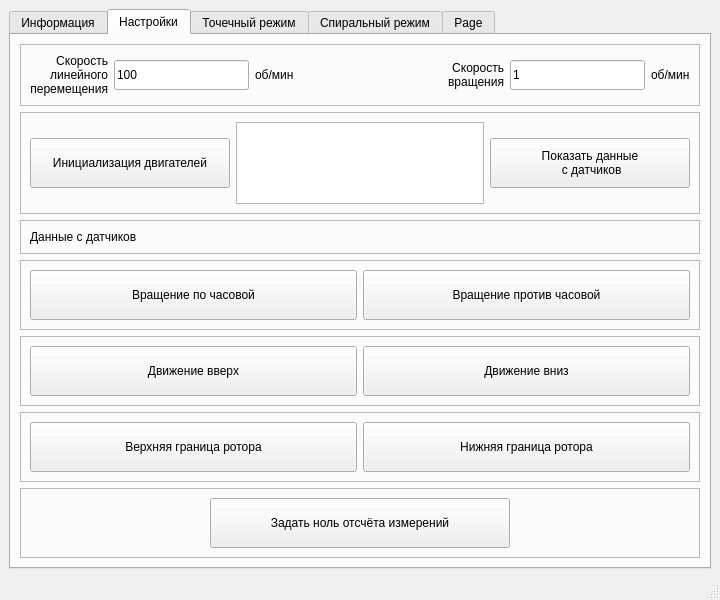
<?xml version="1.0" encoding="UTF-8"?>
<ui version="4.0">
 <class>MainWindow</class>
 <widget class="QMainWindow" name="MainWindow">
  <property name="geometry">
   <rect>
    <x>0</x>
    <y>0</y>
    <width>720</width>
    <height>600</height>
   </rect>
  </property>
  <property name="minimumSize">
   <size>
    <width>630</width>
    <height>600</height>
   </size>
  </property>
  <property name="windowTitle">
   <string>Измерения ротора</string>
  </property>
  <property name="windowIcon">
   <iconset>
    <normaloff>logo.png</normaloff>logo.png</iconset>
  </property>
  <widget class="QWidget" name="centralwidget">
   <property name="minimumSize">
    <size>
     <width>0</width>
     <height>0</height>
    </size>
   </property>
   <layout class="QHBoxLayout" name="horizontalLayout">
    <item>
     <widget class="QTabWidget" name="tabWidget">
      <property name="sizePolicy">
       <sizepolicy hsizetype="Expanding" vsizetype="Expanding">
        <horstretch>0</horstretch>
        <verstretch>5</verstretch>
       </sizepolicy>
      </property>
      <property name="currentIndex">
       <number>1</number>
      </property>
      <widget class="QWidget" name="tab1_info">
       <attribute name="title">
        <string>Информация</string>
       </attribute>
       <layout class="QVBoxLayout" name="verticalLayout">
        <item>
         <widget class="QFrame" name="tab1_frame1">
          <property name="frameShape">
           <enum>QFrame::StyledPanel</enum>
          </property>
          <property name="frameShadow">
           <enum>QFrame::Raised</enum>
          </property>
          <layout class="QHBoxLayout" name="horizontalLayout_2">
           <item>
            <widget class="QLabel" name="tab1_lbl_Date">
             <property name="text">
              <string>Дата</string>
             </property>
            </widget>
           </item>
           <item>
            <widget class="QDateEdit" name="tab1_dateEdit"/>
           </item>
          </layout>
         </widget>
        </item>
        <item>
         <widget class="QFrame" name="tab1_frame2">
          <property name="frameShape">
           <enum>QFrame::StyledPanel</enum>
          </property>
          <property name="frameShadow">
           <enum>QFrame::Raised</enum>
          </property>
          <layout class="QHBoxLayout" name="horizontalLayout_3">
           <item>
            <widget class="QLabel" name="tab1_lbl_Time">
             <property name="text">
              <string>Время</string>
             </property>
            </widget>
           </item>
           <item>
            <widget class="QTimeEdit" name="tab1_timeEdit"/>
           </item>
          </layout>
         </widget>
        </item>
        <item>
         <widget class="QFrame" name="tab1_frame3">
          <property name="frameShape">
           <enum>QFrame::StyledPanel</enum>
          </property>
          <property name="frameShadow">
           <enum>QFrame::Raised</enum>
          </property>
          <layout class="QHBoxLayout" name="horizontalLayout_4">
           <item>
            <widget class="QLabel" name="tab1_lbl_FIO">
             <property name="minimumSize">
              <size>
               <width>100</width>
               <height>0</height>
              </size>
             </property>
             <property name="text">
              <string>ФИО</string>
             </property>
            </widget>
           </item>
           <item>
            <widget class="QLineEdit" name="tab1_lEd_FIO"/>
           </item>
          </layout>
         </widget>
        </item>
        <item>
         <widget class="QFrame" name="tab1_frame4">
          <property name="frameShape">
           <enum>QFrame::StyledPanel</enum>
          </property>
          <property name="frameShadow">
           <enum>QFrame::Raised</enum>
          </property>
          <layout class="QHBoxLayout" name="horizontalLayout_5">
           <item>
            <widget class="QLabel" name="tab1_lbl_RotorName">
             <property name="minimumSize">
              <size>
               <width>100</width>
               <height>0</height>
              </size>
             </property>
             <property name="text">
              <string>Имя ротора</string>
             </property>
            </widget>
           </item>
           <item>
            <widget class="QLineEdit" name="tab1_lEd_RotorName"/>
           </item>
          </layout>
         </widget>
        </item>
        <item>
         <widget class="QFrame" name="tab1_frame5">
          <property name="frameShape">
           <enum>QFrame::StyledPanel</enum>
          </property>
          <property name="frameShadow">
           <enum>QFrame::Raised</enum>
          </property>
          <layout class="QHBoxLayout" name="horizontalLayout_6">
           <item>
            <widget class="QLabel" name="tab1_lbl_RotorNum">
             <property name="minimumSize">
              <size>
               <width>100</width>
               <height>0</height>
              </size>
             </property>
             <property name="text">
              <string>Номер ротора</string>
             </property>
            </widget>
           </item>
           <item>
            <widget class="QLineEdit" name="tab1_lEd_RotorNum"/>
           </item>
          </layout>
         </widget>
        </item>
        <item>
         <widget class="QFrame" name="tab1_frame6">
          <property name="frameShape">
           <enum>QFrame::StyledPanel</enum>
          </property>
          <property name="frameShadow">
           <enum>QFrame::Raised</enum>
          </property>
          <layout class="QHBoxLayout" name="horizontalLayout_7">
           <item>
            <widget class="QLabel" name="tab1_fr6_lbl1_RotorDiam">
             <property name="minimumSize">
              <size>
               <width>0</width>
               <height>0</height>
              </size>
             </property>
             <property name="text">
              <string>Диаметр ротора</string>
             </property>
             <property name="alignment">
              <set>Qt::AlignRight|Qt::AlignTrailing|Qt::AlignVCenter</set>
             </property>
            </widget>
           </item>
           <item>
            <widget class="QLineEdit" name="lEd_RotorDiam">
             <property name="minimumSize">
              <size>
               <width>50</width>
               <height>30</height>
              </size>
             </property>
             <property name="text">
              <string>155</string>
             </property>
            </widget>
           </item>
           <item>
            <widget class="QLabel" name="tab1_fr6_lbl1_mm">
             <property name="text">
              <string>мм</string>
             </property>
            </widget>
           </item>
           <item>
            <spacer name="tab1_fr6_hSpacer1">
             <property name="orientation">
              <enum>Qt::Horizontal</enum>
             </property>
             <property name="sizeHint" stdset="0">
              <size>
               <width>40</width>
               <height>20</height>
              </size>
             </property>
            </spacer>
           </item>
           <item>
            <widget class="QLabel" name="tab1_fr6_lbl2_RotorLen">
             <property name="minimumSize">
              <size>
               <width>100</width>
               <height>0</height>
              </size>
             </property>
             <property name="text">
              <string>Высота ротора</string>
             </property>
             <property name="alignment">
              <set>Qt::AlignRight|Qt::AlignTrailing|Qt::AlignVCenter</set>
             </property>
            </widget>
           </item>
           <item>
            <widget class="QLineEdit" name="lEd_RotorLen">
             <property name="minimumSize">
              <size>
               <width>50</width>
               <height>30</height>
              </size>
             </property>
             <property name="text">
              <string>139,0</string>
             </property>
            </widget>
           </item>
           <item>
            <widget class="QLabel" name="tab1_fr6_lbl2_mm">
             <property name="text">
              <string>мм</string>
             </property>
            </widget>
           </item>
          </layout>
         </widget>
        </item>
        <item>
         <widget class="QPushButton" name="tab1_pBtn_Setup">
          <property name="text">
           <string>Настройки</string>
          </property>
         </widget>
        </item>
       </layout>
      </widget>
      <widget class="QWidget" name="tab2_setup">
       <attribute name="title">
        <string>Настройки</string>
       </attribute>
       <layout class="QVBoxLayout" name="verticalLayout_2">
        <item>
         <widget class="QFrame" name="tab2_frame2">
          <property name="frameShape">
           <enum>QFrame::StyledPanel</enum>
          </property>
          <property name="frameShadow">
           <enum>QFrame::Raised</enum>
          </property>
          <layout class="QHBoxLayout" name="horizontalLayout_10">
           <item>
            <widget class="QLabel" name="tab2_fr3_lbl1_LinearSpeed">
             <property name="minimumSize">
              <size>
               <width>70</width>
               <height>0</height>
              </size>
             </property>
             <property name="text">
              <string>Скорость
линейного
перемещения</string>
             </property>
             <property name="alignment">
              <set>Qt::AlignRight|Qt::AlignTrailing|Qt::AlignVCenter</set>
             </property>
            </widget>
           </item>
           <item>
            <widget class="QLineEdit" name="lEd_LinearSpeed">
             <property name="minimumSize">
              <size>
               <width>50</width>
               <height>30</height>
              </size>
             </property>
             <property name="text">
              <string>100</string>
             </property>
            </widget>
           </item>
           <item>
            <widget class="QLabel" name="tab2_fr3_lbl2">
             <property name="text">
              <string>об/мин</string>
             </property>
            </widget>
           </item>
           <item>
            <spacer name="tab2_fr3_hSpacer">
             <property name="orientation">
              <enum>Qt::Horizontal</enum>
             </property>
             <property name="sizeHint" stdset="0">
              <size>
               <width>40</width>
               <height>20</height>
              </size>
             </property>
            </spacer>
           </item>
           <item>
            <widget class="QLabel" name="tab2_fr3_lbl3_RotorSpeed">
             <property name="minimumSize">
              <size>
               <width>70</width>
               <height>0</height>
              </size>
             </property>
             <property name="text">
              <string>Скорость
 вращения</string>
             </property>
             <property name="alignment">
              <set>Qt::AlignRight|Qt::AlignTrailing|Qt::AlignVCenter</set>
             </property>
            </widget>
           </item>
           <item>
            <widget class="QLineEdit" name="lEd_RotorSpeed">
             <property name="minimumSize">
              <size>
               <width>50</width>
               <height>30</height>
              </size>
             </property>
             <property name="text">
              <string>1</string>
             </property>
            </widget>
           </item>
           <item>
            <widget class="QLabel" name="tab2_fr3_lbl4">
             <property name="text">
              <string>об/мин</string>
             </property>
            </widget>
           </item>
          </layout>
         </widget>
        </item>
        <item>
         <widget class="QFrame" name="tab2_frame3_Init">
          <property name="maximumSize">
           <size>
            <width>16777215</width>
            <height>120</height>
           </size>
          </property>
          <property name="frameShape">
           <enum>QFrame::StyledPanel</enum>
          </property>
          <property name="frameShadow">
           <enum>QFrame::Raised</enum>
          </property>
          <layout class="QHBoxLayout" name="horizontalLayout_13">
           <item>
            <widget class="QPushButton" name="pBtn_Init">
             <property name="minimumSize">
              <size>
               <width>200</width>
               <height>50</height>
              </size>
             </property>
             <property name="text">
              <string>Инициализация двигателей</string>
             </property>
            </widget>
           </item>
           <item>
            <widget class="QTextBrowser" name="txtBrwser_ShowData">
             <property name="minimumSize">
              <size>
               <width>0</width>
               <height>50</height>
              </size>
             </property>
             <property name="maximumSize">
              <size>
               <width>16777215</width>
               <height>100</height>
              </size>
             </property>
            </widget>
           </item>
           <item>
            <widget class="QPushButton" name="pBtn_ShowData">
             <property name="sizePolicy">
              <sizepolicy hsizetype="Minimum" vsizetype="Fixed">
               <horstretch>0</horstretch>
               <verstretch>0</verstretch>
              </sizepolicy>
             </property>
             <property name="minimumSize">
              <size>
               <width>200</width>
               <height>50</height>
              </size>
             </property>
             <property name="text">
              <string>Показать данные
 с датчиков</string>
             </property>
            </widget>
           </item>
          </layout>
         </widget>
        </item>
        <item>
         <widget class="QFrame" name="frame">
          <property name="frameShape">
           <enum>QFrame::StyledPanel</enum>
          </property>
          <property name="frameShadow">
           <enum>QFrame::Raised</enum>
          </property>
          <layout class="QVBoxLayout" name="verticalLayout_3">
           <item>
            <widget class="QLabel" name="lbl_Data">
             <property name="text">
              <string>Данные с датчиков</string>
             </property>
            </widget>
           </item>
          </layout>
         </widget>
        </item>
        <item>
         <widget class="QFrame" name="tab2_frame4">
          <property name="frameShape">
           <enum>QFrame::StyledPanel</enum>
          </property>
          <property name="frameShadow">
           <enum>QFrame::Raised</enum>
          </property>
          <layout class="QHBoxLayout" name="horizontalLayout_8">
           <item>
            <widget class="QPushButton" name="pBtn_RotateCW">
             <property name="minimumSize">
              <size>
               <width>0</width>
               <height>50</height>
              </size>
             </property>
             <property name="text">
              <string>Вращение по часовой</string>
             </property>
             <property name="icon">
              <iconset>
               <normaloff>arrow_left.png</normaloff>arrow_left.png</iconset>
             </property>
            </widget>
           </item>
           <item>
            <widget class="QPushButton" name="pBtn_RotateCCW">
             <property name="minimumSize">
              <size>
               <width>0</width>
               <height>50</height>
              </size>
             </property>
             <property name="text">
              <string>Вращение против часовой</string>
             </property>
             <property name="icon">
              <iconset>
               <normaloff>arrow_right.png</normaloff>arrow_right.png</iconset>
             </property>
            </widget>
           </item>
          </layout>
         </widget>
        </item>
        <item>
         <widget class="QFrame" name="tab2_frame5_move">
          <property name="minimumSize">
           <size>
            <width>0</width>
            <height>70</height>
           </size>
          </property>
          <property name="maximumSize">
           <size>
            <width>16777215</width>
            <height>70</height>
           </size>
          </property>
          <property name="frameShape">
           <enum>QFrame::StyledPanel</enum>
          </property>
          <property name="frameShadow">
           <enum>QFrame::Raised</enum>
          </property>
          <layout class="QHBoxLayout" name="horizontalLayout_11">
           <item>
            <widget class="QPushButton" name="pBtn_MoveUp">
             <property name="minimumSize">
              <size>
               <width>0</width>
               <height>50</height>
              </size>
             </property>
             <property name="text">
              <string>Движение вверх</string>
             </property>
             <property name="icon">
              <iconset>
               <normaloff>arrow_up.png</normaloff>arrow_up.png</iconset>
             </property>
            </widget>
           </item>
           <item>
            <widget class="QPushButton" name="pBtn_MoveDown">
             <property name="minimumSize">
              <size>
               <width>0</width>
               <height>50</height>
              </size>
             </property>
             <property name="text">
              <string>Движение вниз</string>
             </property>
             <property name="icon">
              <iconset>
               <normaloff>arrow_down.png</normaloff>arrow_down.png</iconset>
             </property>
            </widget>
           </item>
          </layout>
         </widget>
        </item>
        <item>
         <widget class="QFrame" name="tab2_frame6_Limits">
          <property name="minimumSize">
           <size>
            <width>0</width>
            <height>70</height>
           </size>
          </property>
          <property name="maximumSize">
           <size>
            <width>16777215</width>
            <height>70</height>
           </size>
          </property>
          <property name="frameShape">
           <enum>QFrame::StyledPanel</enum>
          </property>
          <property name="frameShadow">
           <enum>QFrame::Raised</enum>
          </property>
          <layout class="QHBoxLayout" name="horizontalLayout_12">
           <item>
            <widget class="QPushButton" name="pBtn_UpperLimit">
             <property name="minimumSize">
              <size>
               <width>0</width>
               <height>50</height>
              </size>
             </property>
             <property name="text">
              <string>Верхняя граница ротора</string>
             </property>
            </widget>
           </item>
           <item>
            <widget class="QPushButton" name="pBtn_LowerLimit">
             <property name="minimumSize">
              <size>
               <width>0</width>
               <height>50</height>
              </size>
             </property>
             <property name="text">
              <string>Нижняя граница ротора</string>
             </property>
            </widget>
           </item>
          </layout>
         </widget>
        </item>
        <item>
         <widget class="QFrame" name="tab2_frame7_center">
          <property name="minimumSize">
           <size>
            <width>0</width>
            <height>70</height>
           </size>
          </property>
          <property name="maximumSize">
           <size>
            <width>16777215</width>
            <height>70</height>
           </size>
          </property>
          <property name="frameShape">
           <enum>QFrame::StyledPanel</enum>
          </property>
          <property name="frameShadow">
           <enum>QFrame::Raised</enum>
          </property>
          <layout class="QHBoxLayout" name="horizontalLayout_14">
           <item>
            <spacer name="horizontalSpacer_2">
             <property name="orientation">
              <enum>Qt::Horizontal</enum>
             </property>
             <property name="sizeHint" stdset="0">
              <size>
               <width>168</width>
               <height>20</height>
              </size>
             </property>
            </spacer>
           </item>
           <item>
            <widget class="QPushButton" name="pBtn_Center">
             <property name="minimumSize">
              <size>
               <width>300</width>
               <height>50</height>
              </size>
             </property>
             <property name="text">
              <string>Задать ноль отсчёта измерений</string>
             </property>
            </widget>
           </item>
           <item>
            <spacer name="horizontalSpacer_3">
             <property name="orientation">
              <enum>Qt::Horizontal</enum>
             </property>
             <property name="sizeHint" stdset="0">
              <size>
               <width>168</width>
               <height>20</height>
              </size>
             </property>
            </spacer>
           </item>
          </layout>
         </widget>
        </item>
       </layout>
      </widget>
      <widget class="QWidget" name="tab3_precise">
       <attribute name="title">
        <string>Точечный режим</string>
       </attribute>
       <widget class="QPushButton" name="tab3_pBtn1_Rotate">
        <property name="geometry">
         <rect>
          <x>10</x>
          <y>10</y>
          <width>101</width>
          <height>51</height>
         </rect>
        </property>
        <property name="text">
         <string>Поворот</string>
        </property>
       </widget>
       <widget class="QPushButton" name="tab3_pBtn3_Stop">
        <property name="geometry">
         <rect>
          <x>10</x>
          <y>130</y>
          <width>101</width>
          <height>51</height>
         </rect>
        </property>
        <property name="text">
         <string>Стоп</string>
        </property>
       </widget>
       <widget class="QPushButton" name="tab3_pBtn2_Step">
        <property name="geometry">
         <rect>
          <x>10</x>
          <y>70</y>
          <width>101</width>
          <height>51</height>
         </rect>
        </property>
        <property name="text">
         <string>Шаг</string>
        </property>
       </widget>
       <widget class="QPushButton" name="pBtn_ScanGeneratrix">
        <property name="geometry">
         <rect>
          <x>40</x>
          <y>270</y>
          <width>211</width>
          <height>111</height>
         </rect>
        </property>
        <property name="text">
         <string>Старт</string>
        </property>
       </widget>
       <widget class="QFrame" name="tab3_frame1">
        <property name="geometry">
         <rect>
          <x>10</x>
          <y>190</y>
          <width>501</width>
          <height>50</height>
         </rect>
        </property>
        <property name="frameShape">
         <enum>QFrame::StyledPanel</enum>
        </property>
        <property name="frameShadow">
         <enum>QFrame::Raised</enum>
        </property>
        <layout class="QHBoxLayout" name="horizontalLayout_9">
         <item>
          <widget class="QLabel" name="tab5_lbl3_ScanStepGeneratrix">
           <property name="minimumSize">
            <size>
             <width>100</width>
             <height>0</height>
            </size>
           </property>
           <property name="text">
            <string>Шаг сканирования
 по образующей</string>
           </property>
          </widget>
         </item>
         <item>
          <widget class="QComboBox" name="cBox_ScanStepGeneratrix">
           <property name="minimumSize">
            <size>
             <width>100</width>
             <height>0</height>
            </size>
           </property>
           <property name="currentText">
            <string notr="true"/>
           </property>
           <property name="maxVisibleItems">
            <number>3</number>
           </property>
          </widget>
         </item>
         <item>
          <spacer name="tab5_hSpacer">
           <property name="orientation">
            <enum>Qt::Horizontal</enum>
           </property>
           <property name="sizeHint" stdset="0">
            <size>
             <width>40</width>
             <height>20</height>
            </size>
           </property>
          </spacer>
         </item>
         <item>
          <widget class="QLabel" name="tab5_lbl4_ScanStepAngle">
           <property name="minimumSize">
            <size>
             <width>100</width>
             <height>0</height>
            </size>
           </property>
           <property name="text">
            <string>Шаг сканирования
 по углу</string>
           </property>
           <property name="alignment">
            <set>Qt::AlignRight|Qt::AlignTrailing|Qt::AlignVCenter</set>
           </property>
          </widget>
         </item>
         <item>
          <widget class="QLineEdit" name="lEd_ScanStepAngle">
           <property name="minimumSize">
            <size>
             <width>50</width>
             <height>30</height>
            </size>
           </property>
           <property name="text">
            <string>1</string>
           </property>
           <property name="alignment">
            <set>Qt::AlignCenter</set>
           </property>
          </widget>
         </item>
         <item>
          <widget class="QLabel" name="tab5_lbl5_mm_3">
           <property name="minimumSize">
            <size>
             <width>30</width>
             <height>0</height>
            </size>
           </property>
           <property name="maximumSize">
            <size>
             <width>30</width>
             <height>16777215</height>
            </size>
           </property>
           <property name="text">
            <string>°    =</string>
           </property>
           <property name="alignment">
            <set>Qt::AlignLeading|Qt::AlignLeft|Qt::AlignVCenter</set>
           </property>
          </widget>
         </item>
         <item>
          <widget class="QLabel" name="lbl_ScanStepAngleMM">
           <property name="minimumSize">
            <size>
             <width>50</width>
             <height>0</height>
            </size>
           </property>
           <property name="text">
            <string>0</string>
           </property>
           <property name="alignment">
            <set>Qt::AlignLeading|Qt::AlignLeft|Qt::AlignVCenter</set>
           </property>
          </widget>
         </item>
         <item>
          <widget class="QLabel" name="tab5_lbl5_mm">
           <property name="minimumSize">
            <size>
             <width>20</width>
             <height>0</height>
            </size>
           </property>
           <property name="maximumSize">
            <size>
             <width>20</width>
             <height>16777215</height>
            </size>
           </property>
           <property name="text">
            <string>мм</string>
           </property>
           <property name="alignment">
            <set>Qt::AlignLeading|Qt::AlignLeft|Qt::AlignVCenter</set>
           </property>
          </widget>
         </item>
        </layout>
       </widget>
       <widget class="QLineEdit" name="lEd_Pos_Z">
        <property name="geometry">
         <rect>
          <x>290</x>
          <y>30</y>
          <width>101</width>
          <height>41</height>
         </rect>
        </property>
        <property name="text">
         <string>0</string>
        </property>
        <property name="alignment">
         <set>Qt::AlignCenter</set>
        </property>
       </widget>
       <widget class="QPushButton" name="pBtn_Position">
        <property name="geometry">
         <rect>
          <x>310</x>
          <y>80</y>
          <width>181</width>
          <height>51</height>
         </rect>
        </property>
        <property name="text">
         <string>Абсолютная
позиция</string>
        </property>
       </widget>
       <widget class="QLineEdit" name="lEd_Step">
        <property name="geometry">
         <rect>
          <x>120</x>
          <y>70</y>
          <width>101</width>
          <height>51</height>
         </rect>
        </property>
        <property name="text">
         <string>1000</string>
        </property>
        <property name="alignment">
         <set>Qt::AlignCenter</set>
        </property>
       </widget>
       <widget class="QLineEdit" name="lEd_Rotation">
        <property name="geometry">
         <rect>
          <x>120</x>
          <y>10</y>
          <width>101</width>
          <height>51</height>
         </rect>
        </property>
        <property name="text">
         <string>100</string>
        </property>
        <property name="alignment">
         <set>Qt::AlignCenter</set>
        </property>
       </widget>
       <widget class="QLabel" name="lbl_mkm_1">
        <property name="geometry">
         <rect>
          <x>230</x>
          <y>30</y>
          <width>47</width>
          <height>13</height>
         </rect>
        </property>
        <property name="text">
         <string>мкм</string>
        </property>
       </widget>
       <widget class="QLabel" name="lbl_mkm_2">
        <property name="geometry">
         <rect>
          <x>230</x>
          <y>90</y>
          <width>47</width>
          <height>13</height>
         </rect>
        </property>
        <property name="text">
         <string>мкм</string>
        </property>
       </widget>
       <widget class="QPushButton" name="pBtn_ScanAround">
        <property name="enabled">
         <bool>false</bool>
        </property>
        <property name="geometry">
         <rect>
          <x>290</x>
          <y>270</y>
          <width>211</width>
          <height>111</height>
         </rect>
        </property>
        <property name="text">
         <string>Стоп</string>
        </property>
       </widget>
       <widget class="QLineEdit" name="lEd_Pos_PHI">
        <property name="geometry">
         <rect>
          <x>430</x>
          <y>30</y>
          <width>101</width>
          <height>41</height>
         </rect>
        </property>
        <property name="text">
         <string>0</string>
        </property>
        <property name="alignment">
         <set>Qt::AlignCenter</set>
        </property>
       </widget>
       <widget class="QLabel" name="lbl_coord">
        <property name="geometry">
         <rect>
          <x>290</x>
          <y>10</y>
          <width>221</width>
          <height>16</height>
         </rect>
        </property>
        <property name="text">
         <string>Координаты позиционирования:</string>
        </property>
       </widget>
       <widget class="QLabel" name="lbl_coord_2">
        <property name="geometry">
         <rect>
          <x>270</x>
          <y>40</y>
          <width>21</width>
          <height>16</height>
         </rect>
        </property>
        <property name="text">
         <string>Z=</string>
        </property>
       </widget>
       <widget class="QLabel" name="lbl_coord_3">
        <property name="geometry">
         <rect>
          <x>400</x>
          <y>40</y>
          <width>21</width>
          <height>16</height>
         </rect>
        </property>
        <property name="text">
         <string>Phi=</string>
        </property>
       </widget>
      </widget>
      <widget class="QWidget" name="tab4_fast">
       <attribute name="title">
        <string>Спиральный режим</string>
       </attribute>
      </widget>
      <widget class="QWidget" name="tab5_result">
       <attribute name="title">
        <string>Page</string>
       </attribute>
      </widget>
     </widget>
    </item>
   </layout>
  </widget>
  <widget class="QStatusBar" name="statusbar"/>
 </widget>
 <resources/>
 <connections/>
</ui>
